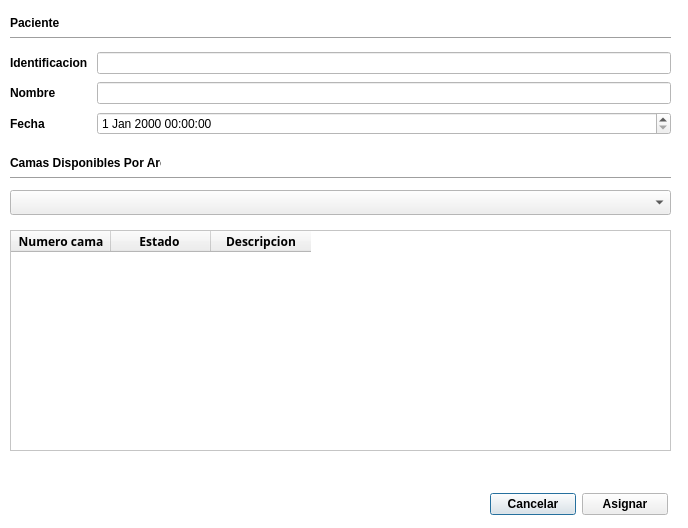
<?xml version="1.0" encoding="UTF-8"?>
<ui version="4.0">
 <class>Dialog</class>
 <widget class="QDialog" name="Dialog">
  <property name="geometry">
   <rect>
    <x>0</x>
    <y>0</y>
    <width>688</width>
    <height>528</height>
   </rect>
  </property>
  <property name="palette">
   <palette>
    <active>
     <colorrole role="Base">
      <brush brushstyle="SolidPattern">
       <color alpha="255">
        <red>255</red>
        <green>255</green>
        <blue>255</blue>
       </color>
      </brush>
     </colorrole>
     <colorrole role="Window">
      <brush brushstyle="SolidPattern">
       <color alpha="255">
        <red>255</red>
        <green>255</green>
        <blue>255</blue>
       </color>
      </brush>
     </colorrole>
    </active>
    <inactive>
     <colorrole role="Base">
      <brush brushstyle="SolidPattern">
       <color alpha="255">
        <red>255</red>
        <green>255</green>
        <blue>255</blue>
       </color>
      </brush>
     </colorrole>
     <colorrole role="Window">
      <brush brushstyle="SolidPattern">
       <color alpha="255">
        <red>255</red>
        <green>255</green>
        <blue>255</blue>
       </color>
      </brush>
     </colorrole>
    </inactive>
    <disabled>
     <colorrole role="Base">
      <brush brushstyle="SolidPattern">
       <color alpha="255">
        <red>255</red>
        <green>255</green>
        <blue>255</blue>
       </color>
      </brush>
     </colorrole>
     <colorrole role="Window">
      <brush brushstyle="SolidPattern">
       <color alpha="255">
        <red>255</red>
        <green>255</green>
        <blue>255</blue>
       </color>
      </brush>
     </colorrole>
    </disabled>
   </palette>
  </property>
  <property name="font">
   <font>
    <weight>75</weight>
    <bold>true</bold>
   </font>
  </property>
  <property name="windowTitle">
   <string>Dialog</string>
  </property>
  <widget class="QTableWidget" name="tableWidgetCamas">
   <property name="geometry">
    <rect>
     <x>10</x>
     <y>230</y>
     <width>661</width>
     <height>221</height>
    </rect>
   </property>
   <property name="font">
    <font>
     <weight>75</weight>
     <bold>true</bold>
    </font>
   </property>
   <column>
    <property name="text">
     <string>Numero cama</string>
    </property>
    <property name="font">
     <font>
      <family>Ubuntu Condensed</family>
     </font>
    </property>
   </column>
   <column>
    <property name="text">
     <string>Estado </string>
    </property>
    <property name="font">
     <font>
      <family>Ubuntu Condensed</family>
     </font>
    </property>
   </column>
   <column>
    <property name="text">
     <string>Descripcion</string>
    </property>
    <property name="font">
     <font>
      <family>Ubuntu Condensed</family>
     </font>
    </property>
   </column>
  </widget>
  <widget class="QComboBox" name="comboBoxArea">
   <property name="geometry">
    <rect>
     <x>10</x>
     <y>190</y>
     <width>661</width>
     <height>25</height>
    </rect>
   </property>
  </widget>
  <widget class="QLabel" name="labelArea">
   <property name="geometry">
    <rect>
     <x>10</x>
     <y>150</y>
     <width>151</width>
     <height>25</height>
    </rect>
   </property>
   <property name="text">
    <string>Camas Disponibles Por Areas</string>
   </property>
  </widget>
  <widget class="Line" name="lineArea">
   <property name="geometry">
    <rect>
     <x>10</x>
     <y>170</y>
     <width>661</width>
     <height>16</height>
    </rect>
   </property>
   <property name="orientation">
    <enum>Qt::Horizontal</enum>
   </property>
  </widget>
  <widget class="QWidget" name="layoutWidget">
   <property name="geometry">
    <rect>
     <x>10</x>
     <y>50</y>
     <width>661</width>
     <height>89</height>
    </rect>
   </property>
   <layout class="QGridLayout" name="gridLayout">
    <item row="0" column="0">
     <widget class="QLabel" name="label">
      <property name="text">
       <string>Identificacion </string>
      </property>
     </widget>
    </item>
    <item row="0" column="1">
     <widget class="QLineEdit" name="lineEdit">
      <property name="font">
       <font>
        <weight>50</weight>
        <bold>false</bold>
       </font>
      </property>
      <property name="readOnly">
       <bool>true</bool>
      </property>
     </widget>
    </item>
    <item row="1" column="0">
     <widget class="QLabel" name="label_2">
      <property name="text">
       <string>Nombre</string>
      </property>
     </widget>
    </item>
    <item row="1" column="1">
     <widget class="QLineEdit" name="lineEdit_2">
      <property name="font">
       <font>
        <weight>50</weight>
        <bold>false</bold>
       </font>
      </property>
      <property name="readOnly">
       <bool>true</bool>
      </property>
     </widget>
    </item>
    <item row="2" column="0">
     <widget class="QLabel" name="label_3">
      <property name="text">
       <string>Fecha</string>
      </property>
     </widget>
    </item>
    <item row="2" column="1">
     <widget class="QDateTimeEdit" name="dateTimeEdit">
      <property name="font">
       <font>
        <weight>50</weight>
        <bold>false</bold>
       </font>
      </property>
     </widget>
    </item>
   </layout>
  </widget>
  <widget class="QLabel" name="labelArea_2">
   <property name="geometry">
    <rect>
     <x>10</x>
     <y>10</y>
     <width>151</width>
     <height>25</height>
    </rect>
   </property>
   <property name="text">
    <string>Paciente</string>
   </property>
  </widget>
  <widget class="Line" name="lineArea_2">
   <property name="geometry">
    <rect>
     <x>10</x>
     <y>30</y>
     <width>661</width>
     <height>16</height>
    </rect>
   </property>
   <property name="orientation">
    <enum>Qt::Horizontal</enum>
   </property>
  </widget>
  <widget class="QWidget" name="">
   <property name="geometry">
    <rect>
     <x>490</x>
     <y>490</y>
     <width>178</width>
     <height>29</height>
    </rect>
   </property>
   <layout class="QGridLayout" name="gridLayout_2">
    <item row="0" column="0">
     <widget class="QPushButton" name="pushButtonCancelar">
      <property name="text">
       <string>Cancelar</string>
      </property>
     </widget>
    </item>
    <item row="0" column="1">
     <widget class="QPushButton" name="pushButtonAsignar">
      <property name="text">
       <string>Asignar</string>
      </property>
     </widget>
    </item>
   </layout>
  </widget>
 </widget>
 <resources/>
 <connections>
  <connection>
   <sender>pushButtonCancelar</sender>
   <signal>clicked()</signal>
   <receiver>Dialog</receiver>
   <slot>reject()</slot>
   <hints>
    <hint type="sourcelabel">
     <x>509</x>
     <y>506</y>
    </hint>
    <hint type="destinationlabel">
     <x>419</x>
     <y>493</y>
    </hint>
   </hints>
  </connection>
 </connections>
</ui>
